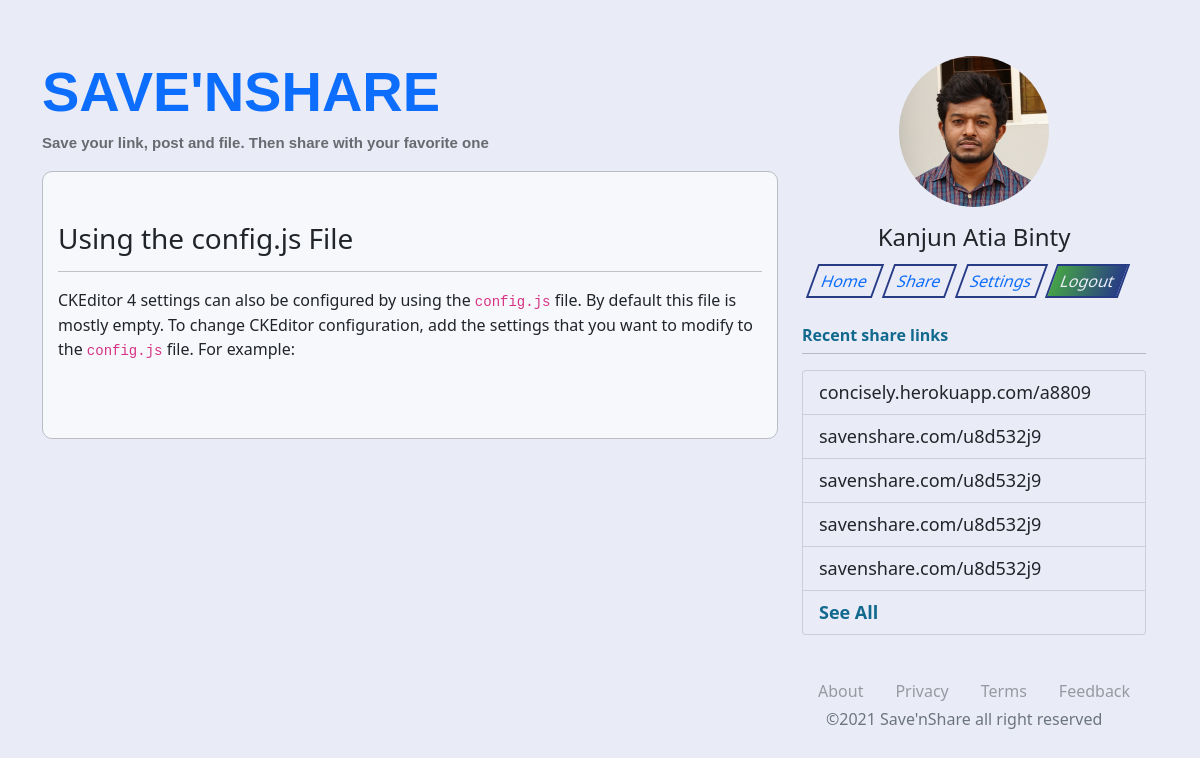
Page /kanjunatiabinty/4/ on the committed database.
### savensharebase/models.py (models this page shows, shortened)
class LinkWritePost(models.Model):
    posttitle = models.CharField("Set Post Title", max_length=200)
    description = RichTextUploadingField(blank=True, null=True)
    author = models.ForeignKey(User, on_delete=models.CASCADE)

### savensharebase/views.py (the view)
# urls.py: path('<str:author>/<int:pk>/', PostDetailView.as_view(), name='details'),
class PostDetailView(DetailView):
    model = LinkWritePost
    def get_queryset(self, *args, **kwargs):
        return super().get_queryset(*args, **kwargs).filter(
            author__username=self.kwargs['author']
        )

### savensharebase/templates/savensharebase/linkwritepost_detail.html (shortened to what this page needs)
{% extends "savensharebase/base.html" %}
{% load static %}
{% block content %}
<div class="container" style="margin-top: 3.5rem;">
    <div class="row">
        <div class="col-md-8">
            <div class="header">
                 <h3><a href="/" style="text-decoration: none;">Save'nShare</a></h3>
                <p>Save your link, post and file. Then share with your favorite one</p>
            </div>
            <div class="post-block">
                <div class="postlink">
                    <h3>{{object.posttitle}}</h3>
                    <hr>
                    <p>{{object.description|safe}}</p>
                </div>
            </div>
        </div>
        <div class="col-md-4 pc-view">
            <div class="position-fixed">
                {% include 'savensharebase/profileinfo.html' %}
                <div class="row">
                    <div class="col">
                        <ul class="menubutton justify-content-center">
                            <li><a href="/">Home</a></li>
                            <li><a href="{% url 'sharelinks' %}">Share</a></li>
                            <li><a href="#contact">Settings</a></li>
                            <li><a href="{% url 'logout' %}" class="active">Logout</a></li>
                        </ul>
                    </div>
                </div>
                <p style="margin-top:20px; font-weight: bold; color: #11698E;">Recent share links</p>
                <hr style="margin-top:-10px;">
                <div class="list-group">
                    {% include 'savensharebase/sharelink.html' %}
                </div>
                <div class="privacy-policy">
                    <ul>
                    <li><a href="#">About</a></li>
                    <li><a href="#">Privacy</a></li>
                    <li><a href="#">Terms</a></li>
                    <li><a href="#">Feedback</a></li>
                    </ul>
                </div>
                <footer class="footer">
                    <div class="container">
                    <span class="text-muted">&copy;2021 Save'nShare all right reserved</span>
                    </div>
                </footer>
            </div>
        </div>
    </div>
</div>
{% endblock %}

### static/css/main.css (style rules this page uses)
body { background-color: #E9EBF7 !important; margin: 0; padding: 0; height: 100%; }
.privacy-policy { margin-top: 30px; }
.privacy-policy ul, .card-body ul { list-style-type: none; margin: 0; padding: 0; overflow: hidden; }
.privacy-policy li { float: left; }
.privacy-policy li a { display: inline-block; color: #9799a1; text-align: center; padding: 14px 16px; text-decoration: none; }
.footer { margin-top: -10px; color: #9799a1; margin-bottom: 20px; }
.header h3 { color: #007BFF; font-family: 'Raleway', sans-serif; font-size: 56px; font-weight: 800; line-height: 72px; margin: 0 0 24px; text-transform: uppercase; }
.header p { color: #696a6f; font-family: 'Raleway', sans-serif; margin-top: -20px; font-weight: bold; font-size: 15px; }
.post-block { background-color: #f7f8fc; padding: 20px 15px; border-radius: 10px; border: 1px solid #babcc6; }
.postlink { margin-top: 30px; }
.menubutton { list-style-type: none; margin: 0; padding: 5px 0; overflow: hidden; }
.menubutton li { float: left; padding-left: 10px; }
.menubutton li a { display: inline-block; text-align: center; padding: 3px 8px; text-decoration: none; transform: skew(-20deg); border: 2px solid #283c86; }
.active { background: #283c86; background: -webkit-linear-gradient(to right, #45a247, #283c86); background: linear-gradient(to right, #45a247, #283c86); color: #E9EBF7; }

### rows in the picture
LinkWritePost: posttitle "Using the config.js File", description "CKEditor 4 settings can also be configured by using the config.js file. By default this file is mostly empty. To change CKEditor configuration, add the settings that you want to modify to the config.js file. For example:"
